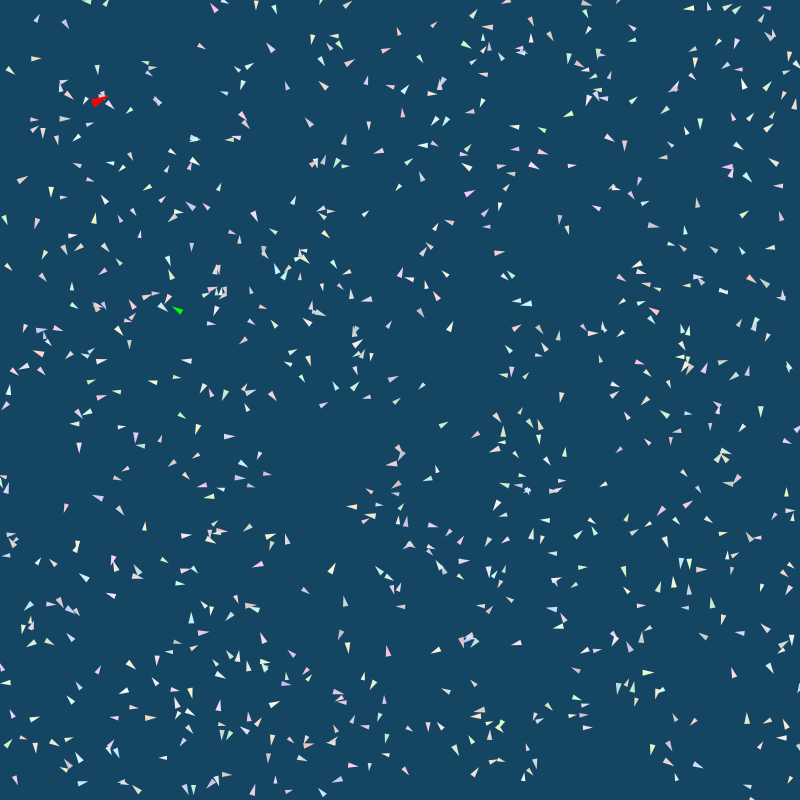
Frame 1 (no input)
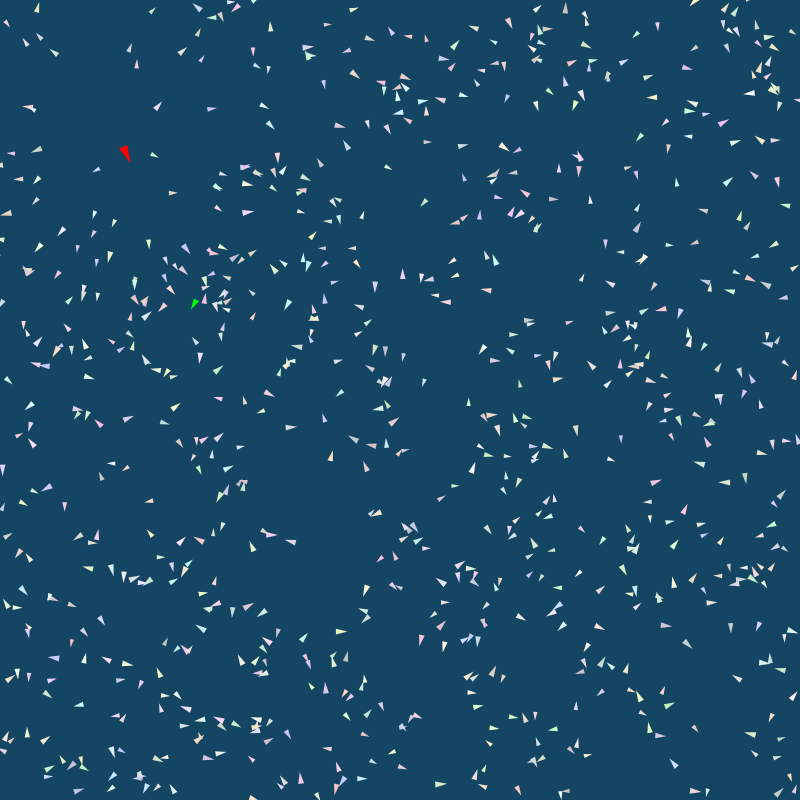
Frame 60 (no input)
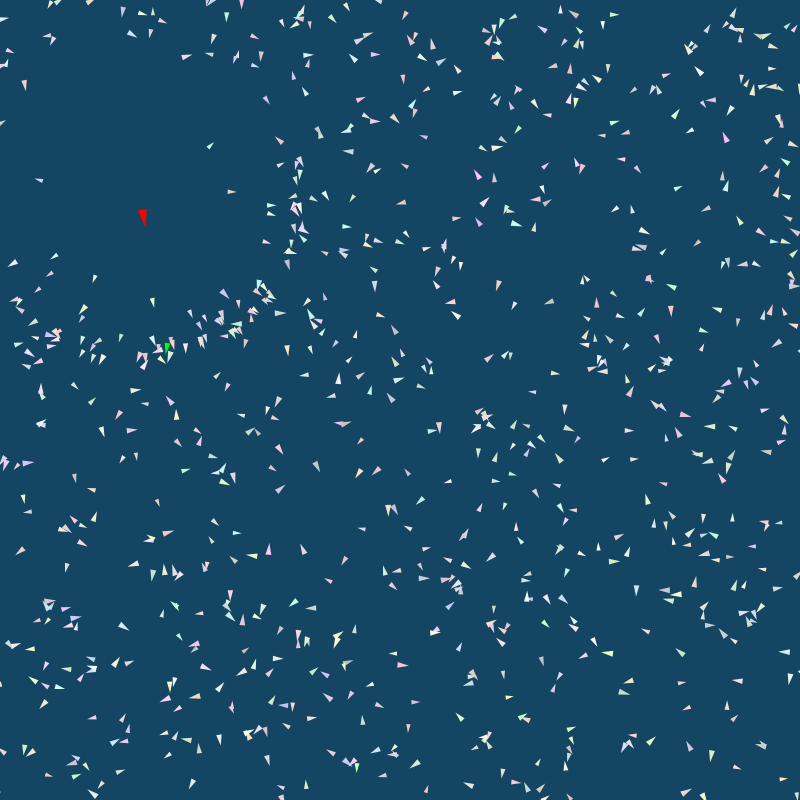
Frame 120 (the mouse pressed at the canvas centre since frame 60)

The p5.js sketch that drew these frames (run headless with seeded random() and noise() and a simulated clock; from frame 60 on, the mouse is pressed at the canvas centre):

// p5.js sketch
// ── sketch.js
// More Steering Behaviors! (Flee)
// The Nature of Code
// The Coding Train / Daniel Shiffman
// https://youtu.be/Q4MU7pkDYmQ
// https://thecodingtrain.com/learning/nature-of-code/5.3-flee-pursue-evade.html

// Flee: https://editor.p5js.org/codingtrain/sketches/v-VoQtETO
// Pursue: https://editor.p5js.org/codingtrain/sketches/Lx3PJMq4m
// Evade: https://editor.p5js.org/codingtrain/sketches/X3ph02Byx
// Pursue Bouncing Ball: https://editor.p5js.org/codingtrain/sketches/itlyDq3ZB
// Pursue Wander: https://editor.p5js.org/codingtrain/sketches/EEnmY04lt
// Pursue Slider Prediction: https://editor.p5js.org/codingtrain/sketches/l7MgPpTUB

let pursuer;
let currentTarget;
let targets = [];

function setup() {
  const numTargets = 800;
  const width = 800;
  const height = 800;

  createCanvas(width, height);

  pursuer = new Boid(
    {
      x: 100,
      y: 100,
      maxSpeed: 1.1,
      color: color(255, 0, 0),
      size: 9,
      perception: 300,
    },
    { width, height }
  );

  for (var i = 0; i < numTargets; i++) {
    targets.push(
      new Boid(
        {
          x: random(0, width),
          y: random(0, height),
          color: color(random(192, 255), random(192, 255), random(192, 255)),
          size: random(4, 6),
        },
        { width, height }
      )
    );
  }
  currentTarget = targets.length - 1;
}

function draw() {
  background(20, 70, 100);

  // Targets
  for (var i = 0; i < targets.length; i++) {
    if (i === currentTarget) {
      targets[i].updateColor(color(0, 255, 0));
    }
    if (targets[i].getDistToTarget(pursuer) <= targets[i].perception) {
      let arrSteer = targets[i].flee(pursuer);
      targets[i].applyForce(arrSteer);
    } else {
      targets[i].wander();
    }
    targets[i].edges();
    targets[i].update();
    targets[i].show();
  }

  // Pursuer
  let dist = pursuer.getDistToTarget(targets[currentTarget]);

  if (dist < pursuer.perception) {
    let steering = pursuer.pursue(targets[currentTarget]);
    pursuer.applyForce(steering);
  } else {
    pursuer.wander();
  }

  if (dist < pursuer.r + targets[currentTarget].r) {
    targets.pop();
    console.log(targets.length);
    currentTarget--;
  }

  pursuer.edges(); // not in video added after the fact
  pursuer.update();
  pursuer.show();
}

// ── boid.js
// More Steering Behaviors! (Flee)
// The Nature of Code
// The Coding Train / Daniel Shiffman
// https://youtu.be/Q4MU7pkDYmQ
// https://thecodingtrain.com/learning/nature-of-code/5.3-flee-pursue-evade.html

// Flee: https://editor.p5js.org/codingtrain/sketches/v-VoQtETO
// Pursue: https://editor.p5js.org/codingtrain/sketches/Lx3PJMq4m
// Evade: https://editor.p5js.org/codingtrain/sketches/X3ph02Byx
// Pursue Bouncing Ball: https://editor.p5js.org/codingtrain/sketches/itlyDq3ZB
// Pursue Wander: https://editor.p5js.org/codingtrain/sketches/EEnmY04lt
// Pursue Slider Prediction: https://editor.p5js.org/codingtrain/sketches/l7MgPpTUB

class Boid {
  constructor({ x, y, maxSpeed, color, size, perception }, { width, height }) {
    this.pos = createVector(x, y);
    this.vel = createVector(0, 0);
    this.acc = createVector(0, 0);
    this.maxSpeed = maxSpeed || 1;
    this.maxForce = 0.2;
    this.perception = perception || 150;
    this.r = size || 6;
    this.vel = p5.Vector.random2D();
    this.color = color || color(255, 255, 255);

    this.wanderTheta = PI / 2;
  }
  updateColor(c) {
    this.color = c;
  }
  updateSize(r) {
    this.r = r;
  }
  updatePerception(p) {
    this.perception = p;
  }
  getDistToTarget(target) {
    const vector = this.getClosestVector(target);
    return vector.distToTarget;
  }

  getClosestVector(target) {
    const vectors = Array.from({ length: 9 }, (_, i) => {
      const xdif = -width + (i % 3) * width;
      const ydif = -height + Math.floor(i / 3) * height;
      return createVector(target.pos?.x + xdif, target.pos?.y + ydif);
    });
    const withDist = vectors.map((v) => ({
      ...v,
      distToTarget: p5.Vector.dist(this.pos, v),
    }));
    withDist.sort((a, b) => a.distToTarget - b.distToTarget);
    return withDist[0];
  }

  flee(target) {
    const diff = PI + random(-10, 10) * 0.1;
    return this.seek(target).rotate(diff);
  }

  wander() {
    let wanderPoint = this.vel.copy();
    wanderPoint.setMag(120);
    wanderPoint.add(this.pos);
    let wanderRadius = 75;

    let theta = this.wanderTheta + this.vel.heading();

    let x = wanderRadius * cos(theta);
    let y = wanderRadius * sin(theta);

    wanderPoint.add(x, y);

    let steer = wanderPoint.sub(this.pos);
    steer.setMag(this.maxForce);
    this.applyForce(steer);

    let displaceRange = 0.3;
    this.wanderTheta += random(-displaceRange, displaceRange);
  }

  arrive(target) {
    return this.seek(target, true);
  }

  seek(target, arrival = false) {
    const closest = this.getClosestVector(target);
    const newTarget = createVector(closest.x, closest.y);
    let force = p5.Vector.sub(newTarget, this.pos);

    let desiredSpeed = this.maxSpeed;
    if (arrival) {
      let slowRadius = 100;
      let distance = force.mag();
      if (distance < slowRadius) {
        desiredSpeed = map(distance, 0, slowRadius, 0, this.maxSpeed);
      }
    }

    force.setMag(desiredSpeed);
    force.sub(this.vel);
    force.limit(this.maxForce);
    return force;
  }
  pursue(target) {
    fill(255, 0, 0);
    circle(target.x, target.y, 16);

    return this.seek(target);
  }
  evade(target) {
    let pursuit = this.pursue(target);
    return pursuit.mult(-1);
  }

  applyForce(force) {
    this.acc.add(force);
  }

  update() {
    this.vel.add(this.acc);
    this.vel.limit(this.maxSpeed);
    this.pos.add(this.vel);
    this.acc.set(0, 0);
  }

  show() {
    push();
    noStroke();
    fill(this.color);
    translate(this.pos.x, this.pos.y);
    rotate(this.vel.heading());
    triangle(-this.r, -this.r / 2, -this.r, this.r / 2, this.r, 0);
    pop();
  }

  // Loops the boid to the other side
  edges() {
    if (this.pos.x > width + this.r) {
      this.pos.x = 0;
    } else if (this.pos.x < -this.r) {
      this.pos.x = width;
    }
    if (this.pos.y > height + this.r) {
      this.pos.y = 0;
    } else if (this.pos.y < -this.r) {
      this.pos.y = height;
    }
  }
}

// ── pellet.js
class Pellet {
	constructor({ x, y, color, size }) {
		this.pos = createVector(x, y);
		this.r = size || 6;
		this.color = color || color(255, 255, 255);
	}

	show() {
		push();
		fill(this.color);
		circle(this.pos.x, this.pos.y, this.r);
		pop();
	}
}

// ── vehicle.js
// More Steering Behaviors! (Flee)
// The Nature of Code
// The Coding Train / Daniel Shiffman
// https://youtu.be/Q4MU7pkDYmQ
// https://thecodingtrain.com/learning/nature-of-code/5.3-flee-pursue-evade.html

// Flee: https://editor.p5js.org/codingtrain/sketches/v-VoQtETO
// Pursue: https://editor.p5js.org/codingtrain/sketches/Lx3PJMq4m
// Evade: https://editor.p5js.org/codingtrain/sketches/X3ph02Byx
// Pursue Bouncing Ball: https://editor.p5js.org/codingtrain/sketches/itlyDq3ZB
// Pursue Wander: https://editor.p5js.org/codingtrain/sketches/EEnmY04lt
// Pursue Slider Prediction: https://editor.p5js.org/codingtrain/sketches/l7MgPpTUB

class Vehicle {
  constructor(x, y, spd = 2, c = color(255, 255, 255)) {
    this.pos = createVector(x, y);
    this.vel = createVector(0, 0);
    this.acc = createVector(0, 0);
    this.maxSpeed = spd;
    this.maxForce = 0.2;
    this.perception = random(100,150);
    this.r = 4;
    this.vel = p5.Vector.random2D();
    this.color = c;

    this.wanderTheta = PI / 2;
  }
  updateColor(c) {
    this.color = c;
  }
  updatePerception(p){
    this.perception = p;
  }
  getDistToTarget(target){
    let d = p5.Vector.dist(this.pos, target.pos);
    return d;
  }

  flee(target) {
    return this.seek(target).mult(-1);
  }

  wander() {
    let wanderPoint = this.vel.copy();
    wanderPoint.setMag(120);
    wanderPoint.add(this.pos);
    fill(255, 0, 0);
    // circle(wanderPoint.x,wanderPoint.y,16);
    let wanderRadius = 75;
    // noFill();
    // stroke(255);
    // circle(wanderPoint.x,wanderPoint.y,wanderRadius*2);
    // line(this.pos.x, this.pos.y, wanderPoint.x, wanderPoint.y);

    let theta = this.wanderTheta + this.vel.heading();

    let x = wanderRadius * cos(theta);
    let y = wanderRadius * sin(theta);
    // fill(0,255,0);
    noStroke();
    wanderPoint.add(x, y);
    // circle(wanderPoint.x,wanderPoint.y,8);
    // stroke(255);
    //line(this.pos.x, this.pos.y, wanderPoint.x, wanderPoint.y);

    let steer = wanderPoint.sub(this.pos);
    steer.setMag(this.maxForce);
    this.applyForce(steer);

    let displaceRange = 0.3;
    this.wanderTheta += random(-displaceRange, displaceRange);
  }

  arrive(target) {
    return this.seek(target, true);
  }

  seek(target, arrival = false) {
    let force = p5.Vector.sub(target.pos, this.pos);

    let desiredSpeed = this.maxSpeed;
    if (arrival) {
      let slowRadius = 100;
      let distance = force.mag();
      if (distance < slowRadius) {
        desiredSpeed = map(distance, 0, slowRadius, 0, this.maxSpeed);
      }
    }

    force.setMag(desiredSpeed);
    force.sub(this.vel);
    force.limit(this.maxForce);
    return force;
  }
  pursue(vehicle) {
    // let target = vehicle.pos.copy();
    //  target.add(vehicle.vel.copy().mult(10));

    fill(255, 0, 0);
    circle(target.x, target.y, 16);

    return this.seek(target);
  }
  evade(vehicle) {
    let pursuit = this.pursue(vehicle);
    return pursuit.mult(-1);
  }

  applyForce(force) {
    this.acc.add(force);
  }

  update() {
    this.vel.add(this.acc);
    this.vel.limit(this.maxSpeed);
    this.pos.add(this.vel);
    this.acc.set(0, 0);
  }

  show() {
    //stroke(1);
   // strokeWeight(2);
    let c = color(255, 204, 0);

    push();
    fill(this.color);
    translate(this.pos.x, this.pos.y);
    rotate(this.vel.heading());
    triangle(-this.r, -this.r / 2, -this.r, this.r / 2, this.r, 0);
    pop();
  }

  edges() {
    if (this.pos.x > width + this.r) {
      this.pos.x = -this.r;
    } else if (this.pos.x < -this.r) {
      this.pos.x = width + this.r;
    }
    if (this.pos.y > height + this.r) {
      this.pos.y = -this.r;
    } else if (this.pos.y < -this.r) {
      this.pos.y = height + this.r;
    }
  }
}

class Target extends Vehicle {
  constructor(x, y) {
    super(x, y);
    this.maxSpeed = 5;
    this.vel = p5.Vector.random2D();
    this.vel.mult(5);
  }
  show() {
    stroke(255);
    strokeWeight(2);
    push();
    fill(color(255, 200, 0));

    translate(this.pos.x, this.pos.y);
    rotate(this.vel.heading());
    circle(0, 0, this.r * 2);
    pop();
  }
}
